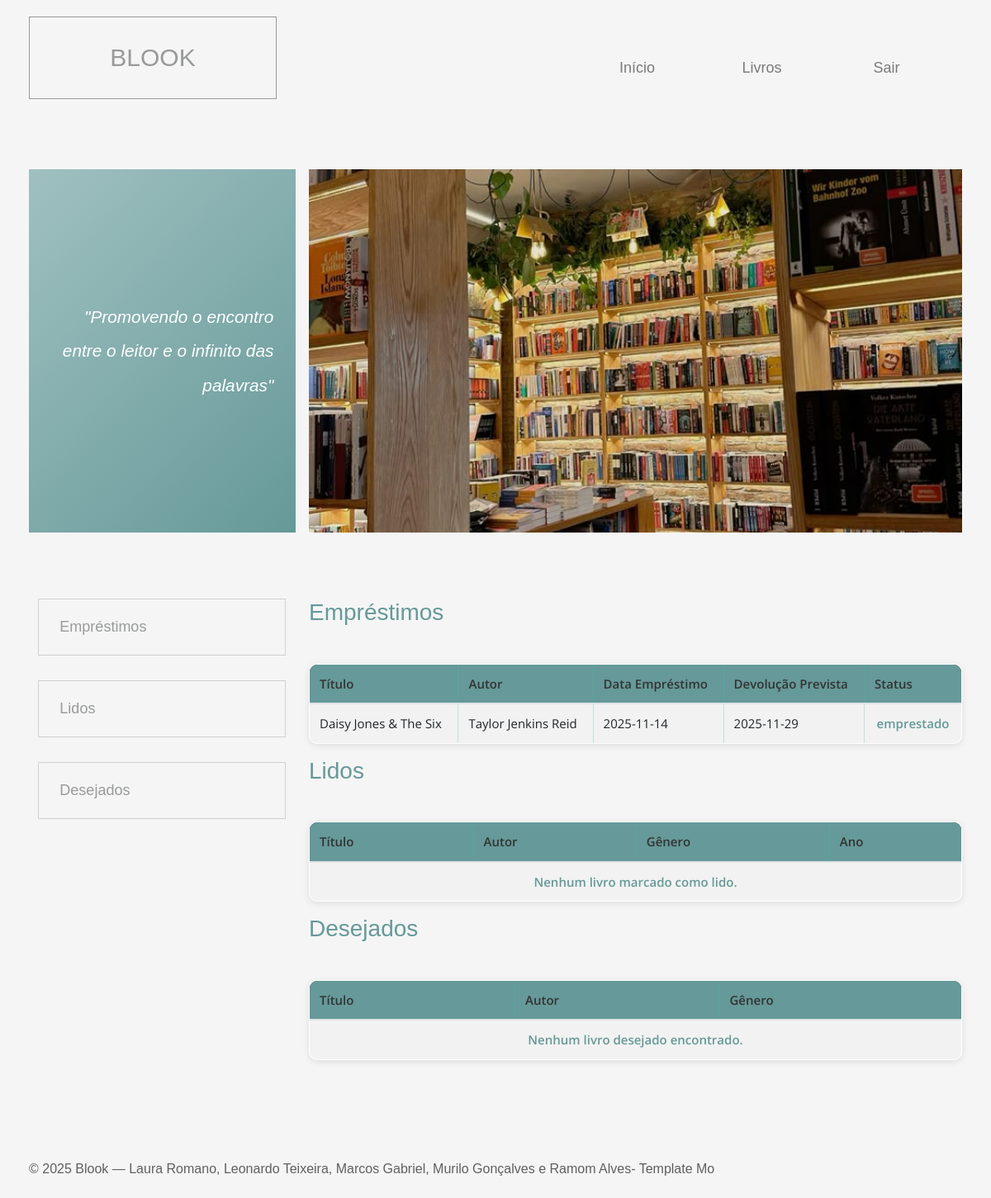
Page /dashboard.php (signed in) on the committed database.
### tables this page shows
CREATE TABLE `emprestimos` (
  `id_emprestimo` int(11) NOT NULL,
  `id_livro` int(11) NOT NULL,
  `id_usuario` int(11) NOT NULL,
  `data_emprestimo` date NOT NULL,
  `data_prevista_devolucao` date NOT NULL,
  `data_devolucao` date DEFAULT NULL,
  `status` enum('emprestado','devolvido','atrasado') NOT NULL DEFAULT 'emprestado'
);

CREATE TABLE `livros` (
  `id_livro` int(11) NOT NULL,
  `titulo` varchar(255) NOT NULL,
  `id_autor` int(11) DEFAULT NULL,
  `id_genero` int(11) DEFAULT NULL,
  `ano_publicacao` int(11) DEFAULT NULL,
  `isbn` varchar(20) DEFAULT NULL,
  `edicao` varchar(50) DEFAULT NULL,
  `quantidade_total` int(11) NOT NULL DEFAULT 1,
  `quantidade_disponivel` int(11) NOT NULL DEFAULT 1,
  `capa` varchar(255) DEFAULT NULL
);

CREATE TABLE `autores` (
  `id_autor` int(11) NOT NULL,
  `nome_autor` varchar(100) NOT NULL,
  `nacionalidade` varchar(50) DEFAULT NULL,
  `data_nascimento` date DEFAULT NULL
);

### dashboard.php (the view, shortened to what this page needs)
<?php
include 'cabecalho_painel.php';
include 'conexao.php';
$idUsuario = $_SESSION['id_usuario'] ?? null;
?>
<div class="row tm-welcome-row">
  <div class="col-12 tm-page-cols-container">
    <div class="tm-page-col-left tm-welcome-box tm-bg-gradient">
      <p class="tm-welcome-text">
        <em>"Promovendo o encontro entre o leitor e o infinito das palavras"</em>
      </p>
    </div>
    <div class="tm-page-col-right">
      <div class="tm-welcome-parallax" data-parallax="scroll" data-image-src="img/livro8.jpg"></div>
    </div>
  </div>
</div>
<section class="row tm-pt-4 tm-pb-6">
  <div class="col-12 tm-tabs-container tm-page-cols-container">
    <div class="tm-page-col-left tm-tab-links">
      <ul class="tabs clearfix" data-tabgroup="first-tab-group">
        <li><a href="#tab1" class="active">Empréstimos</a></li>
        <li><a href="#tab2">Lidos</a></li>
        <li><a href="#tab3">Desejados</a></li>
      </ul>
    </div>
    <div class="tm-page-col-right tm-tab-contents">
      <div id="first-tab-group" class="tabgroup">
        <div id="tab1">
          <h3 class="tm-text-secondary tm-mb-5">Empréstimos</h3>
          <table class="table table-striped table-bordered">
            <thead class="table-dark">
              <tr>
                <th>Título</th>
                <th>Autor</th>
                <th>Data Empréstimo</th>
                <th>Devolução Prevista</th>
                <th>Status</th>
              </tr>
            </thead>
            <tbody>
              <?php
              $sql = "SELECT L.titulo, A.nome_autor, E.data_emprestimo, E.data_prevista_devolucao, E.status
                      FROM Emprestimos E
                      JOIN Livros L ON E.id_livro = L.id_livro
                      LEFT JOIN Autores A ON L.id_autor = A.id_autor
                      WHERE E.id_usuario = ?";
              $stmt = $conexao->prepare($sql);
              $stmt->bind_param("i", $idUsuario);
              $stmt->execute();
              $resultado = $stmt->get_result();
              if ($resultado && mysqli_num_rows($resultado) > 0) {
                while ($row = mysqli_fetch_assoc($resultado)) {
                  echo "<tr>
                          <td>".htmlspecialchars($row['titulo'])."</td>
                          <td>".htmlspecialchars($row['nome_autor'])."</td>
                          <td>".htmlspecialchars($row['data_emprestimo'])."</td>
                          <td>".htmlspecialchars($row['data_prevista_devolucao'])."</td>
                          <td>".htmlspecialchars($row['status'])."</td>
                        </tr>";
                }
              } else {
                echo "<tr><td colspan='5' class='text-center'>Nenhum empréstimo registrado.</td></tr>";
              }
              ?>
            </tbody>
          </table>
        </div>
        <div id="tab2">
          <h3 class="tm-text-secondary tm-mb-5">Lidos</h3>
          <table class="table table-striped table-bordered">
            <thead class="table-dark">
              <tr>
                <th>Título</th>
                <th>Autor</th>
                <th>Gênero</th>
                <th>Ano</th>
              </tr>
            </thead>
            <tbody>
              <?php
              $sqlLidos = "SELECT L.titulo, A.nome_autor, G.nome_genero, L.ano_publicacao
                           FROM Lidos LD
                           JOIN Livros L ON LD.id_livro = L.id_livro
                           LEFT JOIN Autores A ON L.id_autor = A.id_autor
                           LEFT JOIN Generos G ON L.id_genero = G.id_genero
                           WHERE LD.id_usuario = ?";
              $stmt = $conexao->prepare($sqlLidos);
              $stmt->bind_param("i", $idUsuario);
              $stmt->execute();
              $resLidos = $stmt->get_result();
              if ($resLidos && mysqli_num_rows($resLidos) > 0) {
                while ($row = mysqli_fetch_assoc($resLidos)) {
                  echo "<tr>
                          <td>".htmlspecialchars($row['titulo'])."</td>
                          <td>".htmlspecialchars($row['nome_autor'])."</td>
                          <td>".htmlspecialchars($row['nome_genero'])."</td>
                          <td>".htmlspecialchars($row['ano_publicacao'])."</td>
                        </tr>";
                }
              } else {
                echo "<tr><td colspan='4' class='text-center'>Nenhum livro marcado como lido.</td></tr>";
              }
              ?>
            </tbody>
          </table>
        </div>
        <div id="tab3">
          <h3 class="tm-text-secondary tm-mb-5">Desejados</h3>
          <table class="table table-striped table-bordered">
            <thead class="table-dark">
              <tr>
                <th>Título</th>
                <th>Autor</th>
                <th>Gênero</th>
              </tr>
            </thead>
            <tbody>
              <?php
              $sqlDesejados = "SELECT L.titulo, A.nome_autor, G.nome_genero
                               FROM Desejados D
                               JOIN Livros L ON D.id_livro = L.id_livro
                               LEFT JOIN Autores A ON L.id_autor = A.id_autor
                               LEFT JOIN Generos G ON L.id_genero = G.id_genero
                               WHERE D.id_usuario = ?";
              $stmt = $conexao->prepare($sqlDesejados);
              $stmt->bind_param("i", $idUsuario);
              $stmt->execute();
              $resDesejados = $stmt->get_result();
              if ($resDesejados && mysqli_num_rows($resDesejados) > 0) {
                while ($row = mysqli_fetch_assoc($resDesejados)) {
                  echo "<tr>
                          <td>".htmlspecialchars($row['titulo'])."</td>
                          <td>".htmlspecialchars($row['nome_autor'])."</td>
                          <td>".htmlspecialchars($row['nome_genero'])."</td>
                        </tr>";
                }
              } else {
                echo "<tr><td colspan='3' class='text-center'>Nenhum livro desejado encontrado.</td></tr>";
              }
              ?>
            </tbody>
          </table>
        </div>
      </div>
    </div>
  </div>
</section>
<?php include 'footer.php'; ?>

### css/templatemo-style.css (style rules this page uses)
html { scroll-behavior: smooth; }
body { font-family: "Open Sans", Arial, Helvetica, sans-serif; font-size: 18px; font-weight: 400; overflow-x: hidden; padding-top: 78px; color: #5f6061; }
p { line-height: 2; }
a, button { transition: all 0.3s ease; }
ul { margin: 0; padding: 0; }
.tm-page-cols-container { display: flex; justify-content: space-between; }
.tm-page-col-left { width: 28.56%; max-width: 400px; }
.tm-page-col-right { width: 70%; margin-left: auto; margin-right: 0; }
.tm-pt-4 { padding-top: 40px; }
.tm-pb-6 { padding-bottom: 50px; }
.tm-mb-5 { margin-bottom: 45px; }
.tm-text-secondary { color: #669999; }
.tm-bg-gradient { background: linear-gradient( 135deg, #a0c0c0 0%, #669999 100% ); }
.tm-welcome-row { padding-top: 30px; padding-bottom: 40px; }
.tm-welcome-box { height: 440px; display: flex; align-items: center; justify-content: center; }
.tm-welcome-parallax { min-height: 440px; background: transparent; }
.tm-welcome-text { max-width: 320px; width: 100%; padding: 15px 25px 15px 15px; color: white; font-size: 1.3rem; margin-bottom: 0; text-align: right; }
.tabs { list-style: none; }
.tabs > li > a { border: 1px solid #cfd0d1; color: #999a9b; padding: 20px 25px; display: block; max-width: 300px; margin: 0 auto 30px; }

### css/dash.css (style rules this page uses)
table { width: 100%; border-collapse: collapse; font-family: "Open Sans", Arial, Helvetica, sans-serif; font-size: 15px; color: #043836; background-color: #ffffff; border-radius: 8px; overflow: hidden; }
table thead { background-color: #496b6b; color: #ffffff; }
table thead th { padding: 12px 16px; text-align: left; font-weight: 600; }
table tbody tr { border-bottom: 1px solid rgba(63, 191, 180, 0.2); transition: background 0.2s ease; }
table td { padding: 10px 16px; }
table td:last-child { text-align: center; font-weight: 600; color: #669999; }
.table-dark th { background-color: #669999 !important; }
.table-bordered td, .table-bordered th { border: 1px solid rgba(63, 191, 180, 0.3); }

### css/adm.css (style rules this page uses)
body { background-color: #f5f5f5; font-family: Arial, sans-serif; margin: 0; padding: 20px; }
table { width: 100%; border-collapse: collapse; background: white; border-radius: 10px; overflow: hidden; box-shadow: 0 2px 8px rgba(0,0,0,0.1); }
th, td { padding: 12px; text-align: left; }
th { background: #669999; color: #333; }
td { border-top: 1px solid #ddd; }

### css/editar_usuario.css (style rules this page uses)
body { background-color: #f5f5f5; font-family: Arial, sans-serif; margin: 0; padding: 20px; }

### css/editar_estoque.css (style rules this page uses)
body { background-color: #f5f5f5; font-family: Arial, sans-serif; margin: 0; padding: 20px; }

### css/dashboard.css (style rules this page uses)
.tm-tab-links { position: sticky; top: 100px; align-self: flex-start; top: 20px; }

### rows in the picture
emprestimos: id_livro.titulo "Daisy Jones & The Six", autores.nome_autor "Taylor Jenkins Reid", data_emprestimo "2025-11-14", data_prevista_devolucao "2025-11-29", status "emprestado"
